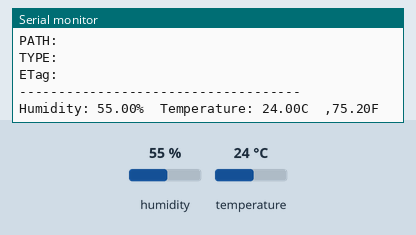
This sketch was run on a simulated ESP8266 (NodeMCU). On the bench: the last lines printed to the serial monitor. The test bench sets the inputs (shaded band); at power-on: humidity 55 %, temperature 24 °C. WiFi joins after 1.5 s; servers stay silent unless stated.

Above: at 2.7 s.
2.8 s: humidity set to 22 %
At 2.92 s:
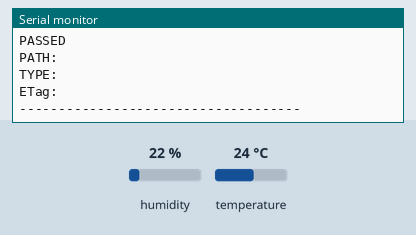
5.7 s: temperature set to 12 °C
At 6.42 s:
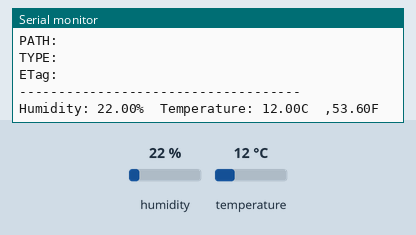
8.6 s: humidity set to 40 %
At 10.85 s:
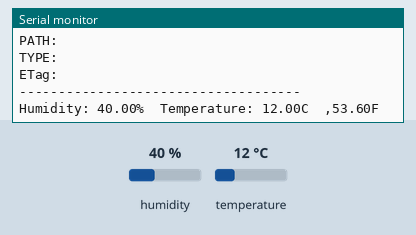
Timing chart, 0 to 12.3 s (numbered marks = the images above; inputs shaded):
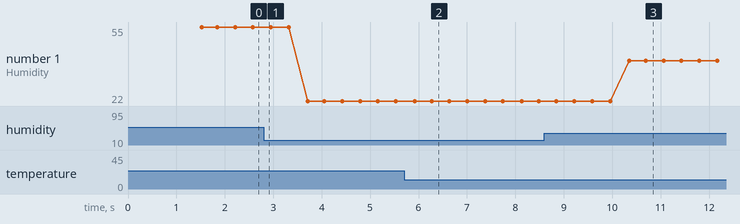

Measured:
- after the input at 5.7 s, the serial monitor: prints a new line after 0.22 s (image 2)
- after the input at 8.6 s, the serial monitor: prints a new line after 1.7 s (image 3)
- plotted number 1: 55 → 22 after the input at 2.8 s, 22 → 40 after the input at 8.6 s

The sketch:

DHT11_ke_Firebase.ino
```cpp
//FirebaseESP8266.h must be included before ESP8266WiFi.h
#include <FirebaseESP8266.h>  // Install Firebase ESP8266 library
#include <ESP8266WiFi.h>
#include <DHT.h>
#define FIREBASE_HOST "url firebase"
#define FIREBASE_AUTH "token firebase"
#define WIFI_SSID "nama wifi"
#define WIFI_PASSWORD "password wifi"

#define DHTPIN 4    // Connect Data pin of DHT to D2

#define DHTTYPE    DHT11
DHT dht(DHTPIN, DHTTYPE);

//Define FirebaseESP8266 data object
FirebaseData firebaseData;


FirebaseJson json;

void setup()
{

  Serial.begin(9600);

  dht.begin();

  WiFi.begin(WIFI_SSID, WIFI_PASSWORD);
  Serial.print("Connecting to Wi-Fi");
  while (WiFi.status() != WL_CONNECTED)
  {
    Serial.print(".");
    delay(300);
  }
  Serial.println();
  Serial.print("Connected with IP: ");
  Serial.println(WiFi.localIP());
  Serial.println();

  Firebase.begin(FIREBASE_HOST, FIREBASE_AUTH);
  Firebase.reconnectWiFi(true);

}

void sensorUpdate(){
  // Reading temperature or humidity takes about 250 milliseconds!
  // Sensor readings may also be up to 2 seconds 'old' (its a very slow sensor)
  float h = dht.readHumidity();
  // Read temperature as Celsius (the default)
  float t = dht.readTemperature();
  // Read temperature as Fahrenheit (isFahrenheit = true)
  float f = dht.readTemperature(true);

  // Check if any reads failed and exit early (to try again).
  if (isnan(h) || isnan(t) || isnan(f)) {
    Serial.println(F("Failed to read from DHT sensor!"));
    return;
  }

  Serial.print(F("Humidity: "));
  Serial.print(h);
  Serial.print(F("%  Temperature: "));
  Serial.print(t);
  Serial.print(F("C  ,"));
  Serial.print(f);
  Serial.println(F("F  "));

if (Firebase.setFloat(firebaseData, "/FirebaseIOT/temperature", t))
  {
    Serial.println("PASSED");
    Serial.println("PATH: " + firebaseData.dataPath());
    Serial.println("TYPE: " + firebaseData.dataType());
    Serial.println("ETag: " + firebaseData.ETag());
    Serial.println("------------------------------------");
    Serial.println();
  }
  else
  {
    Serial.println("FAILED");
    Serial.println("REASON: " + firebaseData.errorReason());
    Serial.println("------------------------------------");
    Serial.println();
  }
  if (Firebase.setFloat(firebaseData, "/FirebaseIOT/humidity", h))
  {
    Serial.println("PASSED");
    Serial.println("PATH: " + firebaseData.dataPath());
    Serial.println("TYPE: " + firebaseData.dataType());
    Serial.println("ETag: " + firebaseData.ETag());
    Serial.println("------------------------------------");
    Serial.println();
  }
  else
  {
    Serial.println("FAILED");
    Serial.println("REASON: " + firebaseData.errorReason());
    Serial.println("------------------------------------");
    Serial.println();
  }
}
void loop() {
  sensorUpdate();

}
```
